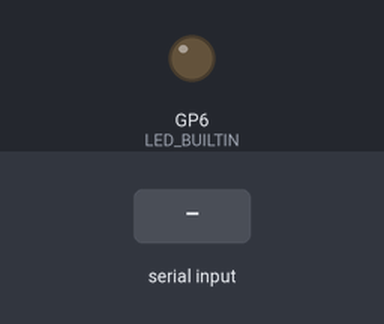
The program below on a simulated Raspberry Pi Pico. Parts: output pins drawn as LEDs (lit = HIGH). Inputs (shaded band) come from the test bench. What the program prints to the serial monitor is not drawn.

Above: at 1.2 s.
1.3 s: "90,45\n" received over Serial
At 1.6 s:
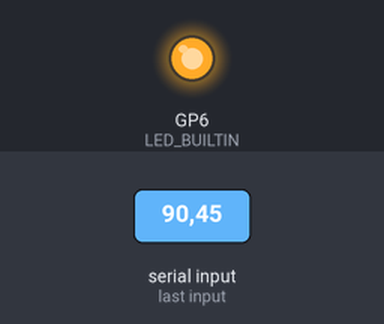
2.8 s: "90\n" received over Serial
At 3.6 s:
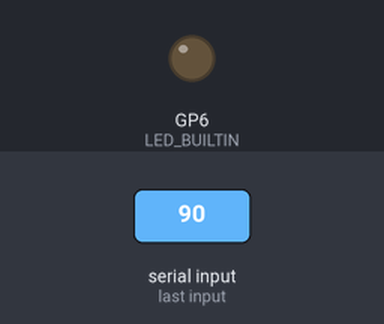
4.3 s: "30,150\n" received over Serial
At 5.3 s:
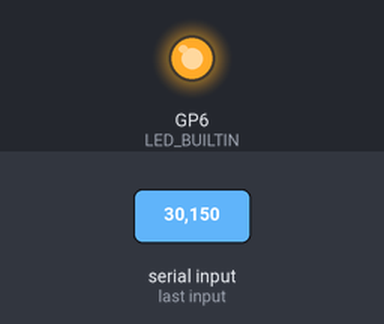
Timing chart, 0 to 7.3 s (numbered marks = the images above; inputs shaded):
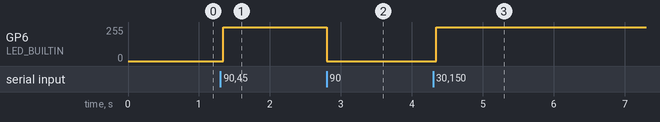

Measured:
- after the input at 1.3 s, GP6 (LED_BUILTIN): 0/255 → 255/255 at once
- after the input at 2.8 s, GP6 (LED_BUILTIN): 255/255 → 0/255 at once
- after the input at 4.3 s, GP6 (LED_BUILTIN): 0/255 → 255/255 at once

The program:

main.cpp
```cpp
// (licence header left out)
#include <Arduino.h>

//#define SEND_PWM_BY_TIMER
//#define USE_NO_SEND_PWM
//#define NO_LED_FEEDBACK_CODE // saves 418 bytes program memory

#define TV_ADDRESS (0x707)
#define TV_SHOW_BAR (0x79)
#define TV_MENU_UP (0x60)
#define TV_MENU_DOWN (0x61)

#define COMMAND_EMPTY (-1)

#include "PinDefinitionsAndMore.h" //Define macros for input and output pin etc.
#include <IRremote.hpp>

int g_command = COMMAND_EMPTY;

void setup() {
    pinMode(LED_BUILTIN, OUTPUT);

    Serial.begin(115200);

    // Just to know which program is running on my Arduino
    Serial.println(F("START " __FILE__ " from " __DATE__ "\r\nUsing library version " VERSION_IRREMOTE));

    /*
     * The IR library setup. That's all!
     */
    IrSender.begin(); // Start with IR_SEND_PIN as send pin and if NO_LED_FEEDBACK_CODE is NOT defined, enable feedback LED at default feedback LED pin

    Serial.print(F("Ready to send IR signals at pin "));
    Serial.println(IR_SEND_PIN);
	IrSender.sendSamsung(TV_ADDRESS, TV_SHOW_BAR, 1);
}

String g_buffer;
bool g_builtin_value = false;
void loop() {
    /*
     * Print current send values
     */
	if (g_command != COMMAND_EMPTY)
	{
    	Serial.println("Enter Command number (121 for menu)");
		g_command = COMMAND_EMPTY;

	}
	if (Serial.available() > 0 )
	{
		g_buffer += (char)Serial.read();
		digitalWrite(LED_BUILTIN, g_builtin_value);
		g_builtin_value = !g_builtin_value;
	}
	if (g_buffer.endsWith("\r\n"))
	{
		g_command = g_buffer.toInt();
		Serial.print("Sending command ");
		Serial.println(g_command);
		IrSender.sendSamsung(TV_ADDRESS, g_command, 5);
    	delay(10);  // delay must be greater than 5 ms (RECORD_GAP_MICROS), otherwise the receiver sees it as one long signal
		g_buffer = "";
	}
}
```

PinDefinitionsAndMore.h
```cpp
// (licence header left out)
/*
 * Pin mapping table for different platforms
 *
 * Platform     IR input    IR output   Tone      Core/Pin schema
 * --------------------------------------------------------------
 * DEFAULT/AVR  2           3           4
 * ATtinyX5     0|PB0       4|PB4       3|PB3
 * ATtiny167    3|PA3       2|PA2       7|PA7     ATTinyCore
 * ATtiny167    9|PA3       8|PA2       5|PA7     Digispark pro
 * ATtiny3217  18|PA1      19|PA2      20|PA3     MegaTinyCore
 * ATtiny1604   2           3|PA5       %
 * SAMD21       3           4           5
 * ESP8266      14|D5       12|D6       %
 * ESP32        15          4           27
 * BluePill     PA6         PA7         PA3
 * APOLLO3      11          12          5
 * RP2040       3|GPIO15    4|GPIO16    5|GPIO17
 */
//#define _IR_MEASURE_TIMING // For debugging purposes.

#if defined(__AVR__)
#if defined(__AVR_ATtiny25__) || defined(__AVR_ATtiny45__) || defined(__AVR_ATtiny85__) // Digispark board
#include "ATtinySerialOut.hpp" // Available as Arduino library "ATtinySerialOut". saves 370 bytes program memory and 38 bytes RAM for digistump core
#define IR_RECEIVE_PIN  0
#define IR_SEND_PIN     4 // Pin 2 is serial output with ATtinySerialOut. Pin 1 is internal LED and Pin3 is USB+ with pullup on Digispark board.
#define TONE_PIN        3
#define _IR_TIMING_TEST_PIN 3

#  elif defined(__AVR_ATtiny87__) || defined(__AVR_ATtiny167__) // Digispark pro board
#include "ATtinySerialOut.hpp" // Available as Arduino library "ATtinySerialOut"
// For ATtiny167 Pins PB6 and PA3 are usable as interrupt source.
#  if defined(ARDUINO_AVR_DIGISPARKPRO)
#define IR_RECEIVE_PIN   9 // PA3 - on Digispark board labeled as pin 9
//#define IR_RECEIVE_PIN  14 // PB6 / INT0 is connected to USB+ on DigisparkPro boards
#define IR_SEND_PIN      8 // PA2 - on Digispark board labeled as pin 8
#define TONE_PIN         5 // PA7
#define _IR_TIMING_TEST_PIN 10 // PA4
#  else
#define IR_RECEIVE_PIN  3
#define IR_SEND_PIN     2
#define TONE_PIN        7
#  endif

#  elif defined(__AVR_ATtiny88__) // MH-ET Tiny88 board
#include "ATtinySerialOut.hpp" // Available as Arduino library "ATtinySerialOut". Saves 128 bytes program memory
// Pin 6 is TX pin 7 is RX
#define IR_RECEIVE_PIN   3 // INT1
#define IR_SEND_PIN      4
#define TONE_PIN         9
#define _IR_TIMING_TEST_PIN 8

#  elif defined(__AVR_ATtiny1616__)  || defined(__AVR_ATtiny3216__) || defined(__AVR_ATtiny3217__) // Tiny Core Dev board
#define IR_RECEIVE_PIN  18
#define IR_SEND_PIN     19
#define TONE_PIN        20
#define APPLICATION_PIN  0 // PA4
#undef LED_BUILTIN         // No LED available on the TinyCore 32 board, take the one on the programming board which is connected to the DAC output
#define LED_BUILTIN      2 // PA6

#  elif defined(__AVR_ATtiny1604__)
#define IR_RECEIVE_PIN   2 // To be compatible with interrupt example, pin 2 is chosen here.
#define IR_SEND_PIN      3
#define APPLICATION_PIN  5

#define tone(...) void()      // Define as void, since TCB0_INT_vect is also used by tone()
#define noTone(a) void()
#define TONE_PIN        42 // Dummy for examples using it

#  elif defined(__AVR_ATmega1284__) || defined(__AVR_ATmega1284P__) \
|| defined(__AVR_ATmega644__) || defined(__AVR_ATmega644P__) \
|| defined(__AVR_ATmega324P__) || defined(__AVR_ATmega324A__) \
|| defined(__AVR_ATmega324PA__) || defined(__AVR_ATmega164A__) \
|| defined(__AVR_ATmega164P__) || defined(__AVR_ATmega32__) \
|| defined(__AVR_ATmega16__) || defined(__AVR_ATmega8535__) \
|| defined(__AVR_ATmega64__) || defined(__AVR_ATmega128__) \
|| defined(__AVR_ATmega1281__) || defined(__AVR_ATmega2561__) \
|| defined(__AVR_ATmega8515__) || defined(__AVR_ATmega162__)
#define IR_RECEIVE_PIN      2
#define IR_SEND_PIN        13
#define TONE_PIN            4
#define APPLICATION_PIN     5
#define ALTERNATIVE_IR_FEEDBACK_LED_PIN 6 // E.g. used for examples which use LED_BUILDIN for example output.
#define _IR_TIMING_TEST_PIN 7

#  else // Default as for ATmega328 like on Uno, Nano, Leonardo etc.
#define IR_RECEIVE_PIN      2 // To be compatible with interrupt example, pin 2 is chosen here.
#define IR_SEND_PIN         3
#define TONE_PIN            4
#define APPLICATION_PIN     5
#define ALTERNATIVE_IR_FEEDBACK_LED_PIN 6 // E.g. used for examples which use LED_BUILDIN for example output.
#define _IR_TIMING_TEST_PIN 7

#    if defined(ARDUINO_AVR_PROMICRO) // Sparkfun Pro Micro is __AVR_ATmega32U4__ but has different external circuit
// We have no built in LED at pin 13 -> reuse RX LED
#undef LED_BUILTIN
#define LED_BUILTIN         LED_BUILTIN_RX
#    endif
#  endif // defined(__AVR_ATtiny25__)...

#elif defined(ESP8266)
#define FEEDBACK_LED_IS_ACTIVE_LOW // The LED on my board (D4) is active LOW
#define IR_RECEIVE_PIN          14 // D5
#define IR_SEND_PIN             12 // D6 - D4/pin 2 is internal LED
#define _IR_TIMING_TEST_PIN     13 // D7
#define APPLICATION_PIN          0 // D3

#define tone(...) void()      // tone() inhibits receive timer
#define noTone(a) void()
#define TONE_PIN                42 // Dummy for examples using it

#elif defined(ESP32)
#include <Arduino.h>

// tone() is included in ESP32 core since 2.0.2
#if !defined(ESP_ARDUINO_VERSION_VAL)
#define ESP_ARDUINO_VERSION_VAL(major, minor, patch) 12345678
#endif
#if ESP_ARDUINO_VERSION  <= ESP_ARDUINO_VERSION_VAL(2, 0, 2)
#define TONE_LEDC_CHANNEL        1  // Using channel 1 makes tone() independent of receiving timer -> No need to stop receiving timer.
void tone(uint8_t aPinNumber, unsigned int aFrequency){
    ledcAttachPin(aPinNumber, TONE_LEDC_CHANNEL);
    ledcWriteTone(TONE_LEDC_CHANNEL, aFrequency);
}
void tone(uint8_t aPinNumber, unsigned int aFrequency, unsigned long aDuration){
    ledcAttachPin(aPinNumber, TONE_LEDC_CHANNEL);
    ledcWriteTone(TONE_LEDC_CHANNEL, aFrequency);
    delay(aDuration);
    ledcWriteTone(TONE_LEDC_CHANNEL, 0);
}
void noTone(uint8_t aPinNumber){
    ledcWriteTone(TONE_LEDC_CHANNEL, 0);
}
#endif // ESP_ARDUINO_VERSION  <= ESP_ARDUINO_VERSION_VAL(2, 0, 2)

#define IR_RECEIVE_PIN          15  // D15
#define IR_SEND_PIN              4  // D4
#define TONE_PIN                27  // D27 25 & 26 are DAC0 and 1
#define APPLICATION_PIN         16  // RX2 pin

#elif defined(ARDUINO_ARCH_STM32) || defined(ARDUINO_ARCH_STM32F1) // BluePill
// Timer 3 blocks PA6, PA7, PB0, PB1 for use by Servo or tone()
#define IR_RECEIVE_PIN          PA6
#define IR_SEND_PIN             PA7
#define TONE_PIN                PA3
#define _IR_TIMING_TEST_PIN     PA5
#define APPLICATION_PIN         PA2
#  if defined(ARDUINO_GENERIC_STM32F103C) || defined(ARDUINO_BLUEPILL_F103C8)
// BluePill LED is active low
#define FEEDBACK_LED_IS_ACTIVE_LOW
#  endif

#elif defined(ARDUINO_ARCH_APOLLO3) // Sparkfun Apollo boards
#define IR_RECEIVE_PIN  11
#define IR_SEND_PIN     12
#define TONE_PIN         5

#elif defined(ARDUINO_ARCH_MBED) && defined(ARDUINO_ARCH_MBED_NANO) // Arduino Nano 33 BLE
#define IR_RECEIVE_PIN      3   // GPIO15 Start with pin 3 since pin 2|GPIO25 is connected to LED on Pi pico
#define IR_SEND_PIN         4   // GPIO16
#define TONE_PIN            5
#define APPLICATION_PIN     6
#define ALTERNATIVE_IR_FEEDBACK_LED_PIN 7 // E.g. used for examples which use LED_BUILDIN for example output.
#define _IR_TIMING_TEST_PIN 8

#elif defined(ARDUINO_ARCH_RP2040) // Arduino Nano Connect, Pi Pico with arduino-pico core https://github.com/earlephilhower/arduino-pico
#define IR_RECEIVE_PIN      15  // to be compatible with the Arduino Nano RP2040 Connect (pin3)
#define IR_SEND_PIN         16
#define TONE_PIN            17
#define APPLICATION_PIN     18
#define ALTERNATIVE_IR_FEEDBACK_LED_PIN 19 // E.g. used for examples which use LED_BUILDIN for example output.
#define _IR_TIMING_TEST_PIN 20

// If you program the Nano RP2040 Connect with this core, then you must redefine LED_BUILTIN
// and use the external reset with 1 kOhm to ground to enter UF2 mode
#undef LED_BUILTIN
#define LED_BUILTIN          6

#elif defined(PARTICLE) // !!!UNTESTED!!!
#define IR_RECEIVE_PIN      A4
#define IR_SEND_PIN         A5 // Particle supports multiple pins

#define LED_BUILTIN         D7

/*
 * 4 times the same (default) layout for easy adaption in the future
 */
#elif defined(TEENSYDUINO) // Teensy 2.0 is handled at default for ATmega328 like on Uno, Nano, Leonardo etc.
#define IR_RECEIVE_PIN      2
#define IR_SEND_PIN         3
#define TONE_PIN            4
#define APPLICATION_PIN     5
#define ALTERNATIVE_IR_FEEDBACK_LED_PIN 6 // E.g. used for examples which use LED_BUILDIN for example output.
#define _IR_TIMING_TEST_PIN 7

#elif defined(ARDUINO_ARCH_MBED) // Arduino Nano 33 BLE
#define IR_RECEIVE_PIN      2
#define IR_SEND_PIN         3
#define TONE_PIN            4
#define APPLICATION_PIN     5
#define ALTERNATIVE_IR_FEEDBACK_LED_PIN 6 // E.g. used for examples which use LED_BUILDIN for example output.
#define _IR_TIMING_TEST_PIN 7

#elif defined(ARDUINO_ARCH_SAMD) || defined(ARDUINO_ARCH_SAM)
#define IR_RECEIVE_PIN      2
#define IR_SEND_PIN         3
#define TONE_PIN            4
#define APPLICATION_PIN     5
#define ALTERNATIVE_IR_FEEDBACK_LED_PIN 6 // E.g. used for examples which use LED_BUILDIN for example output.
#define _IR_TIMING_TEST_PIN 7

#if !defined(ARDUINO_SAMD_ADAFRUIT)
// On the Zero and others we switch explicitly to SerialUSB
#define Serial SerialUSB
#endif

// Definitions for the Chinese SAMD21 M0-Mini clone, which has no led connected to D13/PA17.
// Attention!!! D2 and D4 are swapped on these boards!!!
// If you connect the LED, it is on pin 24/PB11. In this case activate the next two lines.
//#undef LED_BUILTIN
//#define LED_BUILTIN 24 // PB11
// As an alternative you can choose pin 25, it is the RX-LED pin (PB03), but active low.In this case activate the next 3 lines.
//#undef LED_BUILTIN
//#define LED_BUILTIN 25 // PB03
//#define FEEDBACK_LED_IS_ACTIVE_LOW // The RX LED on the M0-Mini is active LOW

#elif defined (NRF51) // BBC micro:bit
#define IR_RECEIVE_PIN      2
#define IR_SEND_PIN         3
#define APPLICATION_PIN     1
#define _IR_TIMING_TEST_PIN 4

#define tone(...) void()    // no tone() available
#define noTone(a) void()
#define TONE_PIN           42 // Dummy for examples using it

#else
#warning Board / CPU is not detected using pre-processor symbols -> using default values, which may not fit. Please extend PinDefinitionsAndMore.h.
// Default valued for unidentified boards
#define IR_RECEIVE_PIN      2
#define IR_SEND_PIN         3
#define TONE_PIN            4
#define APPLICATION_PIN     5
#define ALTERNATIVE_IR_FEEDBACK_LED_PIN 6 // E.g. used for examples which use LED_BUILDIN for example output.
#define _IR_TIMING_TEST_PIN 7
#endif // defined(ESP8266)

#if defined(ESP32) || defined(ARDUINO_ARCH_RP2040) || defined(PARTICLE) || defined(ARDUINO_ARCH_MBED)
#define SEND_PWM_BY_TIMER // We do not have pin restrictions for this CPU's, so lets use the hardware PWM for send carrier signal generation
#else
# if defined(SEND_PWM_BY_TIMER)
#undef IR_SEND_PIN // SendPin is determined by timer! This avoids warning in IRTimer.hpp
#  endif
#endif

#if !defined (FLASHEND)
#define FLASHEND 0xFFFF // Dummy value for platforms where FLASHEND is not defined
#endif
/*
 * Helper macro for getting a macro definition as string
 */
#if !defined(STR_HELPER)
#define STR_HELPER(x) #x
#define STR(x) STR_HELPER(x)
#endif
```
